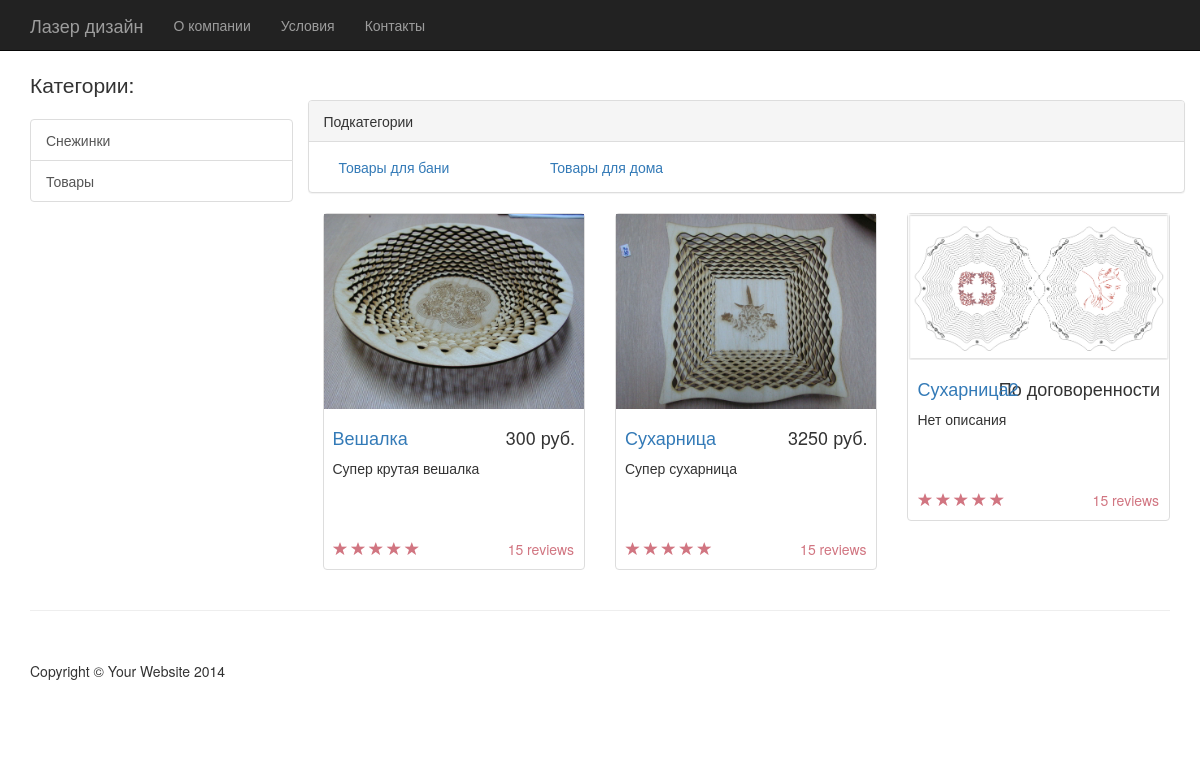
/shop/1/1/, run on the app's committed database.
### laser/models.py (models this page shows, shortened)
class Category(models.Model):
	name = models.CharField(max_length = 200, verbose_name="Название")
	class Meta:
		ordering = ['name']
		verbose_name = "Категории"
		verbose_name_plural = "Категории"

class SubCategory(models.Model):
	category = models.ForeignKey(Category)
	name = models.CharField(max_length = 200, verbose_name="Название")
	class Meta:
		ordering = ['name']
		verbose_name = "Подкатегория"
		verbose_name_plural = "Подкатегории"

class Item(models.Model):
	subcategory = models.ForeignKey(SubCategory)
	name = models.CharField(max_length = 200, verbose_name="Название")
	price = models.IntegerField(blank = True, null = True)
	description = models.TextField(blank = True, null = True)
	image = models.FileField(upload_to='',blank = True, null = True)
	is_new = models.BooleanField(default = False)
	def get_price(self):
		return str(self.price) + " руб." if self.price else "По договоренности"
	class Meta:
		ordering = ['name']
		verbose_name = "Товар"
		verbose_name_plural = "Товары"

### laser/views.py (the view)
# urls.py: url(r'^(?P<category_id>[0-9]+)/(?P<subcategory_id>[0-9]+)/$', subcategory_view, name = "subcategory_view"),
def subcategory_view(request, category_id, subcategory_id):
	context = {'category': Category.objects.get(pk = category_id),
			   'categories': Category.objects.all(),
			   'subcategory': SubCategory.objects.get(pk=subcategory_id)
			   }
	return render(request, 'subcategory_view.html',context)

### laser/templates/subcategory_view.html (shortened to what this page needs)
{% extends "base.html" %}
{% block content %}
<div class="row">
    <div class="panel panel-default">
        <div class="panel-heading">
            Подкатегории
        </div>
        <div class="panel-body">
            {% for subcategory1 in category.subcategory_set.all %}
            <div class="col-sm-3 col-lg-3 col-md-3">
                <a href="{% url 'subcategory_view' category.id subcategory1.id %}">{{ subcategory1.name }}</a>
            </div>
            {% endfor %}
        </div>
    </div>
    {% for item in subcategory.item_set.all %}
    <div class="col-sm-4 col-lg-4 col-md-4">
        <div class="thumbnail">
            <img src="{{ item.image.url }}" alt="" width="320" height="240">
            <div class="caption">
                <h4 class="pull-right">{{item.get_price}}</h4>
                <h4><a href="{% url 'item_view' category.id subcategory.id item.id %}">{{ item.name }}</a>
                </h4>
                <p>{{item.description}}</p>
            </div>
            <div class="ratings">
                <p class="pull-right">15 reviews</p>
                <p>
                    <span class="glyphicon glyphicon-star"></span>
                    <span class="glyphicon glyphicon-star"></span>
                    <span class="glyphicon glyphicon-star"></span>
                    <span class="glyphicon glyphicon-star"></span>
                    <span class="glyphicon glyphicon-star"></span>
                </p>
            </div>
        </div>
    </div>
    {% endfor %}
</div>
{% endblock %}

### laser/templates/base.html (shortened to what this page needs)
{% load static %}
<!DOCTYPE html>
<html lang="en">
<head>
    <link href='{% static "/css/bootstrap.min.css" %}' rel="stylesheet">
    <link href='{% static "/css/shop-homepage.css" %}' rel="stylesheet">
</head>
<body>
    <nav class="navbar navbar-inverse navbar-fixed-top" role="navigation">
        <div class="container">
            <div class="navbar-header">
                <a class="navbar-brand" href="{% url 'index' %}">Лазер дизайн</a>
            </div>
            <div class="collapse navbar-collapse" id="bs-example-navbar-collapse-1">
                <ul class="nav navbar-nav">
                    <li>
                        <a href="#">О компании</a>
                    </li>
                    <li>
                        <a href="#">Условия</a>
                    </li>
                    <li>
                        <a href="#">Контакты</a>
                    </li>
                </ul>
            </div>
        </div>
    </nav>
    <div class="container">
        <div class="row">
            <div class="col-md-3">
                <p class="lead">Категории:</p>
                <div class="list-group">
                    {% for category in categories %}
                        <a href="{% url 'category_view' category.id %}" class="list-group-item">{{ category.name }}</a>
                    {% endfor %}
                </div>
            </div>
            <div class="col-md-9">
				{% block content %}{% endblock %}
            </div>
        </div>
    </div>
    <div class="container">
        <hr>
        <footer>
            <div class="row">
                <div class="col-lg-12">
                    <p>Copyright &copy; Your Website 2014</p>
                </div>
            </div>
        </footer>
    </div>
</body>
</html>

### mysite/static/css/shop-homepage.css (style rules this page uses)
body { padding-top: 70px; }
.caption { height: 130px; overflow: hidden; }
.caption h4 { white-space: nowrap; }
.thumbnail img { width: 100%; }
.ratings { padding-right: 10px; padding-left: 10px; color: #d17581; }
.thumbnail { padding: 0; }
footer { margin: 50px 0; }

### data on the page
Category: name "Снежинки"
Category: name "Товары"
SubCategory: name "Товары для бани"
SubCategory: name "Товары для дома"
Item: image (picture), get_price "300 руб.", name "Вешалка", description "Супер крутая вешалка"
Item: image (picture), get_price "3250 руб.", name "Сухарница", description "Супер сухарница"
Item: image (picture), get_price "По договоренности", name "Сухарница2", description "Нет описания"
